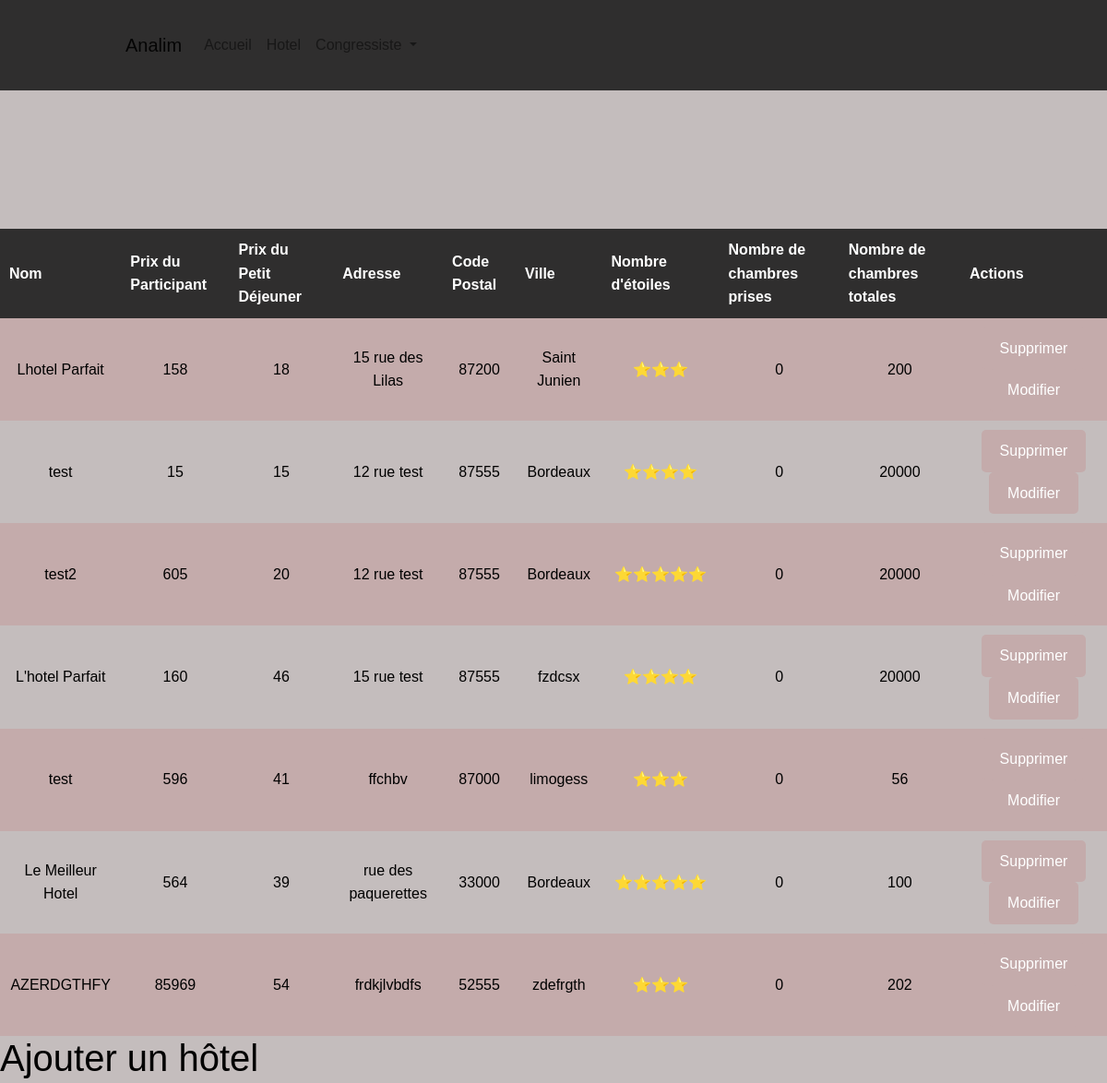
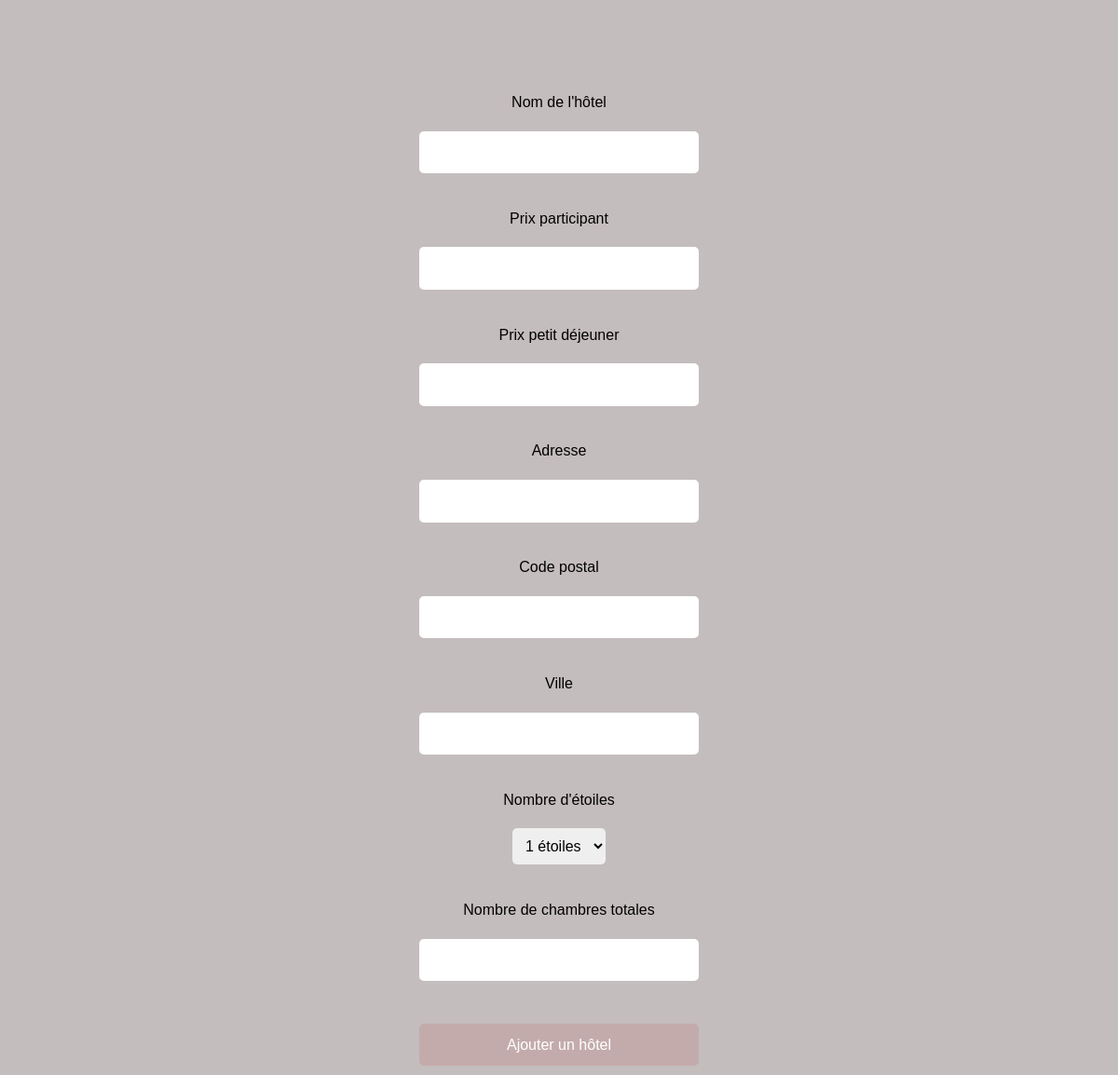
The app's page /controleur/hotel.php with its own data (2 pictures, top to bottom).
### tables this page shows
CREATE TABLE IF NOT EXISTS `hotel` (
  `id` int(11) NOT NULL AUTO_INCREMENT,
  `nomHotel` varchar(50) NOT NULL,
  `prixParticipant` double NOT NULL,
  `prixPetitDej` double NOT NULL,
  `adresseHotel` varchar(50) NOT NULL,
  `ville` varchar(50) NOT NULL,
  `codePostal` varchar(50) NOT NULL,
  `nbEtoiles` int(11) NOT NULL,
  `nbChambresPrises` int(11) NOT NULL,
  `nbChambresTotales` int(11) NOT NULL,
  PRIMARY KEY (`id`)
);

### controleur/hotel.php (called while the page is built, shortened)
<?php
include_once "modele/classHotel.php";
include_once "vue/entete.php";
include_once "vue/vueHotel.php";
?>

### modele/classHotel.php (called while the page is built, shortened)
<?php
class Hotel
{
    public function getAllHotels($conn)
    {
        $conn = (new Database())->getConnexion();
        $result = $conn->prepare("SELECT * FROM hotel");
        $result->execute();
        return $result->fetchAll(PDO::FETCH_ASSOC);
    }
}

### vue/vueHotel.php (the view, shortened to what this page needs)
<?php
$hotelModel = new Hotel();
$conn = new Database();
$hotelList = $hotelModel->getAllHotels($conn);
?>
<form method="post">
    <table>
        <tr>
            <th>Nom</th>
            <th>Prix du Participant</th>
            <th>Prix du Petit Déjeuner</th>
            <th>Adresse</th>
            <th>Code Postal</th>
            <th>Ville</th>
            <th>Nombre d'étoiles</th>
            <th>Nombre de chambres prises</th>
            <th>Nombre de chambres totales</th>
            <th>Actions</th>
        </tr>
        <?php foreach ($hotelList as $hotel) : ?>
            <tr>
                <td><?= $hotel['nomHotel'] ?></td>
                <td><?= $hotel['prixParticipant'] ?></td>
                <td><?= $hotel['prixPetitDej'] ?></td>
                <td><?= $hotel['adresseHotel'] ?></td>
                <td><?= $hotel['codePostal'] ?></td>
                <td><?= $hotel['ville'] ?></td>
                <td>
                    <?php for ($i = 0; $i < $hotel['nbEtoiles']; $i++) echo "⭐"; ?>
                </td>
                <td><?= $hotel['nbChambresPrises'] ?></td>
                <td><?= $hotel['nbChambresTotales'] ?></td>
                <td>
                    <button type="submit" name="supprimer" value="Supprimer">Supprimer</button>
                    <button type="submit" name="afficherDetails" value="<?= $hotel['id'] ?>">Modifier</button>
                </td>
            </tr>
        <?php endforeach; ?>
    </table>
</form>
<?php
if (isset($_POST["afficherDetails"])) {
    $id = $_POST["afficherDetails"];
    $hotelDetails = $hotelModel->getHotelById2($conn, $id);
    if ($hotelDetails) {
?>
        <h1>Modifier un hôtel</h1>
        <form action="" method="post">
            <input type="hidden" name="hotelIdM" value="<?= $hotelDetails['id'] ?>">
            <label for="nomHotel">Nom de l'hôtel</label>
            <input type="text" name="nomHotel" id="nomHotel" value="<?= $hotelDetails['nomHotel'] ?>"><br>
            <label for="prixParticipant">Prix participant</label>
            <input type="text" name="prixParticipant" id="prixParticipant" value="<?= $hotelDetails['prixParticipant'] ?>"><br>
            <label for="prixPetitDej">Prix petit déjeuner</label>
            <input type="text" name="prixPetitDej" id="prixPetitDej" value="<?= $hotelDetails['prixPetitDej'] ?>"><br>
            <label for="adresseHotel">Adresse</label>
            <input type="text" name="adresseHotel" id="adresseHotel" value="<?= $hotelDetails['adresseHotel'] ?>"><br>
            <label for="codePostal">Code postal</label>
            <input type="text" name="codePostal" id="codePostal" value="<?= $hotelDetails['codePostal'] ?>"><br>
            <label for="ville">Ville</label>
            <input type="text" name="ville" id="ville" value="<?= $hotelDetails['ville'] ?>"><br>
            <label for="nbEtoiles">Nombre d'étoiles</label>
            <select name="nbEtoiles" id="nbEtoiles">
                <?php for ($i = 1; $i <= 5; $i++) : ?>
                    <option value="<?= $i ?>" <?= $hotelDetails['nbEtoiles'] == $i ? 'selected' : '' ?>><?= $i ?> étoiles</option>
                <?php endfor; ?>
            </select><br>
            <input type="submit" name="modifier" value="Modifier un hôtel">
        </form>
        <a href="index.php">Retour à la liste</a>
<?php
    }
} else {
?>
    <h1>Ajouter un hôtel</h1>
    <form action="" method="post">
        <label for="nomHotel">Nom de l'hôtel</label>
        <input type="text" name="nomHotel" id="nomHotel"><br>
        <label for="prixParticipant">Prix participant</label>
        <input type="text" name="prixParticipant" id="prixParticipant"><br>
        <label for="prixPetitDej">Prix petit déjeuner</label>
        <input type="text" name="prixPetitDej" id="prixPetitDej"><br>
        <label for="adresseHotel">Adresse</label>
        <input type="text" name="adresseHotel" id="adresseHotel"><br>
        <label for="codePostal">Code postal</label>
        <input type="text" name="codePostal" id="codePostal"><br>
        <label for="ville">Ville</label>
        <input type="text" name="ville" id="ville"><br>
        <label for="nbEtoiles">Nombre d'étoiles</label>
        <select name="nbEtoiles" id="nbEtoiles">
            <?php for ($i = 1; $i <= 5; $i++) : ?>
                <option value="<?= $i ?>"><?= $i ?> étoiles</option>
            <?php endfor; ?>
        </select><br>
        <label for="nbChambresTotales">Nombre de chambres totales</label>
        <input type="text" name="nbChambresTotales" id="nbChambresTotales"><br>
        <input type="submit" name="ajouter" value="Ajouter un hôtel">
    </form>
<?php
}
?>

### style.css (style rules this page uses)
* { margin: 0; padding: 0; box-sizing: border-box; }
body { font-family: 'Poppins', sans-serif; background-color: #c4bdbd; color: #000; line-height: 1.6; font-size: 16px; }
form { display: flex; justify-content: center; align-items: center; flex-direction: column; margin-top: 100px; }
form input { width: 300px; padding: 10px; margin: 10px 0; border: none; border-radius: 5px; }
form button { padding: 10px 20px; border: none; border-radius: 5px; background-color: #c4abab; color: #fff; cursor: pointer; transition: 0.5s; }
select { padding: 10px; margin: 10px 0; border: none; border-radius: 5px; }
input[type="submit"] { padding: 10px 20px; border: none; border-radius: 5px; background-color: #c4abab; color: #fff; cursor: pointer; transition: 0.5s; }
table { width: 100%; border-collapse: collapse; margin-top: 50px; }
table th { background-color: #2f2e2e; color: #fff; padding: 10px; }
table td { text-align: center; padding: 10px; }
table tr:nth-child(even) { background-color: #c4abab; }

### records on screen
hotel: nomHotel "Lhotel Parfait", prixParticipant "158", prixPetitDej "18", adresseHotel "15 rue des Lilas", codePostal "87200", ville "Saint Junien", nbChambresPrises "0", nbChambresTotales "200", $hotel['id'] 1 (drawn)
hotel: nomHotel "test", prixParticipant "15", prixPetitDej "15", adresseHotel "12 rue test", codePostal "87555", ville "Bordeaux", nbChambresPrises "0", nbChambresTotales "20000", $hotel['id'] 3 (drawn)
hotel: nomHotel "test2", prixParticipant "605", prixPetitDej "20", adresseHotel "12 rue test", codePostal "87555", ville "Bordeaux", nbChambresPrises "0", nbChambresTotales "20000", $hotel['id'] 4 (drawn)
hotel: nomHotel "L'hotel Parfait", prixParticipant "160", prixPetitDej "46", adresseHotel "15 rue test", codePostal "87555", ville "fzdcsx", nbChambresPrises "0", nbChambresTotales "20000", $hotel['id'] 5 (drawn)
hotel: nomHotel "test", prixParticipant "596", prixPetitDej "41", adresseHotel "ffchbv", codePostal "87000", ville "limogess", nbChambresPrises "0", nbChambresTotales "56", $hotel['id'] 6 (drawn)
hotel: nomHotel "Le Meilleur Hotel", prixParticipant "564", prixPetitDej "39", adresseHotel "rue des paquerettes", codePostal "33000", ville "Bordeaux", nbChambresPrises "0", nbChambresTotales "100", $hotel['id'] 7 (drawn)
hotel: nomHotel "AZERDGTHFY", prixParticipant "85969", prixPetitDej "54", adresseHotel "frdkjlvbdfs", codePostal "52555", ville "zdefrgth", nbChambresPrises "0", nbChambresTotales "202", $hotel['id'] 8 (drawn)

### other values on screen
form field nbEtoiles "1 étoiles"
